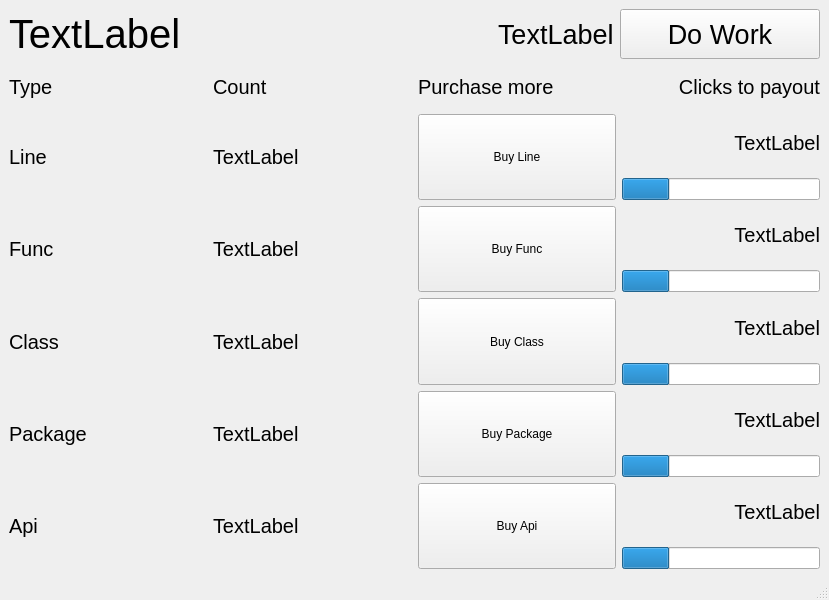
<?xml version="1.0" encoding="UTF-8"?>
<ui version="4.0">
 <class>MainWindow</class>
 <widget class="QMainWindow" name="MainWindow">
  <property name="geometry">
   <rect>
    <x>0</x>
    <y>0</y>
    <width>829</width>
    <height>600</height>
   </rect>
  </property>
  <property name="windowTitle">
   <string>Code Clicker</string>
  </property>
  <widget class="QWidget" name="centralwidget">
   <layout class="QVBoxLayout" name="verticalLayout_2" stretch="1,3">
    <item>
     <layout class="QHBoxLayout" name="horizontalLayout_7">
      <item>
       <widget class="QLabel" name="CashCount">
        <property name="sizePolicy">
         <sizepolicy hsizetype="MinimumExpanding" vsizetype="Preferred">
          <horstretch>0</horstretch>
          <verstretch>0</verstretch>
         </sizepolicy>
        </property>
        <property name="font">
         <font>
          <pointsize>30</pointsize>
         </font>
        </property>
        <property name="text">
         <string>TextLabel</string>
        </property>
       </widget>
      </item>
      <item>
       <widget class="QLabel" name="cashNextClick">
        <property name="font">
         <font>
          <pointsize>20</pointsize>
         </font>
        </property>
        <property name="text">
         <string>TextLabel</string>
        </property>
       </widget>
      </item>
      <item>
       <widget class="QPushButton" name="WorkTickButton">
        <property name="sizePolicy">
         <sizepolicy hsizetype="Minimum" vsizetype="Fixed">
          <horstretch>0</horstretch>
          <verstretch>0</verstretch>
         </sizepolicy>
        </property>
        <property name="minimumSize">
         <size>
          <width>200</width>
          <height>50</height>
         </size>
        </property>
        <property name="font">
         <font>
          <pointsize>20</pointsize>
         </font>
        </property>
        <property name="text">
         <string>Do Work</string>
        </property>
       </widget>
      </item>
     </layout>
    </item>
    <item>
     <layout class="QVBoxLayout" name="verticalLayout" stretch="1,2,2,2,2,2">
      <item>
       <layout class="QHBoxLayout" name="horizontalLayout_6">
        <item>
         <widget class="QLabel" name="label">
          <property name="font">
           <font>
            <pointsize>15</pointsize>
           </font>
          </property>
          <property name="text">
           <string>Type</string>
          </property>
         </widget>
        </item>
        <item>
         <widget class="QLabel" name="label_2">
          <property name="font">
           <font>
            <pointsize>15</pointsize>
           </font>
          </property>
          <property name="text">
           <string>Count</string>
          </property>
         </widget>
        </item>
        <item>
         <widget class="QLabel" name="label_3">
          <property name="font">
           <font>
            <pointsize>15</pointsize>
           </font>
          </property>
          <property name="text">
           <string>Purchase more</string>
          </property>
         </widget>
        </item>
        <item>
         <widget class="QLabel" name="label_4">
          <property name="font">
           <font>
            <pointsize>15</pointsize>
           </font>
          </property>
          <property name="text">
           <string>Clicks to payout</string>
          </property>
          <property name="alignment">
           <set>Qt::AlignRight|Qt::AlignTrailing|Qt::AlignVCenter</set>
          </property>
          <property name="margin">
           <number>7</number>
          </property>
         </widget>
        </item>
       </layout>
      </item>
      <item>
       <layout class="QHBoxLayout" name="horizontalLayout">
        <item>
         <widget class="QLabel" name="label_5">
          <property name="font">
           <font>
            <pointsize>15</pointsize>
           </font>
          </property>
          <property name="text">
           <string>Line</string>
          </property>
         </widget>
        </item>
        <item>
         <widget class="QLabel" name="LineCount">
          <property name="font">
           <font>
            <pointsize>15</pointsize>
           </font>
          </property>
          <property name="text">
           <string>TextLabel</string>
          </property>
         </widget>
        </item>
        <item>
         <widget class="QPushButton" name="LineBuyButton">
          <property name="sizePolicy">
           <sizepolicy hsizetype="Minimum" vsizetype="Minimum">
            <horstretch>0</horstretch>
            <verstretch>0</verstretch>
           </sizepolicy>
          </property>
          <property name="text">
           <string>Buy Line</string>
          </property>
         </widget>
        </item>
        <item>
         <layout class="QVBoxLayout" name="verticalLayout_4">
          <item>
           <widget class="QLabel" name="LineTicksRemaining">
            <property name="font">
             <font>
              <pointsize>15</pointsize>
             </font>
            </property>
            <property name="text">
             <string>TextLabel</string>
            </property>
            <property name="alignment">
             <set>Qt::AlignRight|Qt::AlignTrailing|Qt::AlignVCenter</set>
            </property>
            <property name="margin">
             <number>7</number>
            </property>
           </widget>
          </item>
          <item>
           <widget class="QProgressBar" name="line_PB">
            <property name="sizePolicy">
             <sizepolicy hsizetype="Ignored" vsizetype="Fixed">
              <horstretch>0</horstretch>
              <verstretch>0</verstretch>
             </sizepolicy>
            </property>
            <property name="value">
             <number>24</number>
            </property>
            <property name="textVisible">
             <bool>false</bool>
            </property>
           </widget>
          </item>
         </layout>
        </item>
       </layout>
      </item>
      <item>
       <layout class="QHBoxLayout" name="horizontalLayout_2">
        <item>
         <widget class="QLabel" name="label_6">
          <property name="font">
           <font>
            <pointsize>15</pointsize>
           </font>
          </property>
          <property name="text">
           <string>Func</string>
          </property>
         </widget>
        </item>
        <item>
         <widget class="QLabel" name="FnCount">
          <property name="font">
           <font>
            <pointsize>15</pointsize>
           </font>
          </property>
          <property name="text">
           <string>TextLabel</string>
          </property>
         </widget>
        </item>
        <item>
         <widget class="QPushButton" name="FnBuyButton">
          <property name="sizePolicy">
           <sizepolicy hsizetype="Minimum" vsizetype="Minimum">
            <horstretch>0</horstretch>
            <verstretch>0</verstretch>
           </sizepolicy>
          </property>
          <property name="text">
           <string>Buy Func</string>
          </property>
         </widget>
        </item>
        <item>
         <layout class="QVBoxLayout" name="verticalLayout_5">
          <item>
           <widget class="QLabel" name="FnTicksRemaining">
            <property name="font">
             <font>
              <pointsize>15</pointsize>
             </font>
            </property>
            <property name="text">
             <string>TextLabel</string>
            </property>
            <property name="alignment">
             <set>Qt::AlignRight|Qt::AlignTrailing|Qt::AlignVCenter</set>
            </property>
            <property name="margin">
             <number>7</number>
            </property>
           </widget>
          </item>
          <item>
           <widget class="QProgressBar" name="func_PB">
            <property name="sizePolicy">
             <sizepolicy hsizetype="Ignored" vsizetype="Fixed">
              <horstretch>0</horstretch>
              <verstretch>0</verstretch>
             </sizepolicy>
            </property>
            <property name="value">
             <number>24</number>
            </property>
            <property name="textVisible">
             <bool>false</bool>
            </property>
           </widget>
          </item>
         </layout>
        </item>
       </layout>
      </item>
      <item>
       <layout class="QHBoxLayout" name="horizontalLayout_3">
        <item>
         <widget class="QLabel" name="label_7">
          <property name="font">
           <font>
            <pointsize>15</pointsize>
           </font>
          </property>
          <property name="text">
           <string>Class</string>
          </property>
         </widget>
        </item>
        <item>
         <widget class="QLabel" name="ClassCount">
          <property name="font">
           <font>
            <pointsize>15</pointsize>
           </font>
          </property>
          <property name="text">
           <string>TextLabel</string>
          </property>
         </widget>
        </item>
        <item>
         <widget class="QPushButton" name="ClassBuyButton">
          <property name="sizePolicy">
           <sizepolicy hsizetype="Minimum" vsizetype="Minimum">
            <horstretch>0</horstretch>
            <verstretch>0</verstretch>
           </sizepolicy>
          </property>
          <property name="text">
           <string>Buy Class</string>
          </property>
         </widget>
        </item>
        <item>
         <layout class="QVBoxLayout" name="verticalLayout_6">
          <item>
           <widget class="QLabel" name="ClassTicksRemaining">
            <property name="font">
             <font>
              <pointsize>15</pointsize>
             </font>
            </property>
            <property name="text">
             <string>TextLabel</string>
            </property>
            <property name="alignment">
             <set>Qt::AlignRight|Qt::AlignTrailing|Qt::AlignVCenter</set>
            </property>
            <property name="margin">
             <number>7</number>
            </property>
           </widget>
          </item>
          <item>
           <widget class="QProgressBar" name="class_PB">
            <property name="sizePolicy">
             <sizepolicy hsizetype="Ignored" vsizetype="Fixed">
              <horstretch>0</horstretch>
              <verstretch>0</verstretch>
             </sizepolicy>
            </property>
            <property name="value">
             <number>24</number>
            </property>
            <property name="textVisible">
             <bool>false</bool>
            </property>
           </widget>
          </item>
         </layout>
        </item>
       </layout>
      </item>
      <item>
       <layout class="QHBoxLayout" name="horizontalLayout_4">
        <item>
         <widget class="QLabel" name="label_8">
          <property name="font">
           <font>
            <pointsize>15</pointsize>
           </font>
          </property>
          <property name="text">
           <string>Package</string>
          </property>
         </widget>
        </item>
        <item>
         <widget class="QLabel" name="PackageCount">
          <property name="font">
           <font>
            <pointsize>15</pointsize>
           </font>
          </property>
          <property name="text">
           <string>TextLabel</string>
          </property>
         </widget>
        </item>
        <item>
         <widget class="QPushButton" name="PackageBuyButton">
          <property name="sizePolicy">
           <sizepolicy hsizetype="Minimum" vsizetype="Minimum">
            <horstretch>0</horstretch>
            <verstretch>0</verstretch>
           </sizepolicy>
          </property>
          <property name="text">
           <string>Buy Package</string>
          </property>
         </widget>
        </item>
        <item>
         <layout class="QVBoxLayout" name="verticalLayout_7">
          <item>
           <widget class="QLabel" name="PackageTicksRemaining">
            <property name="font">
             <font>
              <pointsize>15</pointsize>
             </font>
            </property>
            <property name="text">
             <string>TextLabel</string>
            </property>
            <property name="alignment">
             <set>Qt::AlignRight|Qt::AlignTrailing|Qt::AlignVCenter</set>
            </property>
            <property name="margin">
             <number>7</number>
            </property>
           </widget>
          </item>
          <item>
           <widget class="QProgressBar" name="pack_PB">
            <property name="sizePolicy">
             <sizepolicy hsizetype="Ignored" vsizetype="Fixed">
              <horstretch>0</horstretch>
              <verstretch>0</verstretch>
             </sizepolicy>
            </property>
            <property name="value">
             <number>24</number>
            </property>
            <property name="textVisible">
             <bool>false</bool>
            </property>
           </widget>
          </item>
         </layout>
        </item>
       </layout>
      </item>
      <item>
       <layout class="QHBoxLayout" name="horizontalLayout_5">
        <item>
         <widget class="QLabel" name="label_9">
          <property name="font">
           <font>
            <pointsize>15</pointsize>
           </font>
          </property>
          <property name="text">
           <string>Api</string>
          </property>
         </widget>
        </item>
        <item>
         <widget class="QLabel" name="ApiCount">
          <property name="font">
           <font>
            <pointsize>15</pointsize>
           </font>
          </property>
          <property name="text">
           <string>TextLabel</string>
          </property>
         </widget>
        </item>
        <item>
         <widget class="QPushButton" name="ApiBuyButton">
          <property name="sizePolicy">
           <sizepolicy hsizetype="Minimum" vsizetype="Minimum">
            <horstretch>0</horstretch>
            <verstretch>0</verstretch>
           </sizepolicy>
          </property>
          <property name="text">
           <string>Buy Api</string>
          </property>
         </widget>
        </item>
        <item>
         <layout class="QVBoxLayout" name="verticalLayout_8">
          <item>
           <widget class="QLabel" name="ApiTicksRemaining">
            <property name="font">
             <font>
              <pointsize>15</pointsize>
             </font>
            </property>
            <property name="text">
             <string>TextLabel</string>
            </property>
            <property name="alignment">
             <set>Qt::AlignRight|Qt::AlignTrailing|Qt::AlignVCenter</set>
            </property>
            <property name="margin">
             <number>7</number>
            </property>
           </widget>
          </item>
          <item>
           <widget class="QProgressBar" name="api_PB">
            <property name="sizePolicy">
             <sizepolicy hsizetype="Ignored" vsizetype="Fixed">
              <horstretch>0</horstretch>
              <verstretch>0</verstretch>
             </sizepolicy>
            </property>
            <property name="value">
             <number>24</number>
            </property>
            <property name="textVisible">
             <bool>false</bool>
            </property>
           </widget>
          </item>
         </layout>
        </item>
       </layout>
      </item>
     </layout>
    </item>
   </layout>
  </widget>
  <widget class="QMenuBar" name="menubar">
   <property name="geometry">
    <rect>
     <x>0</x>
     <y>0</y>
     <width>829</width>
     <height>21</height>
    </rect>
   </property>
  </widget>
  <widget class="QStatusBar" name="statusbar"/>
 </widget>
 <resources/>
 <connections/>
</ui>
